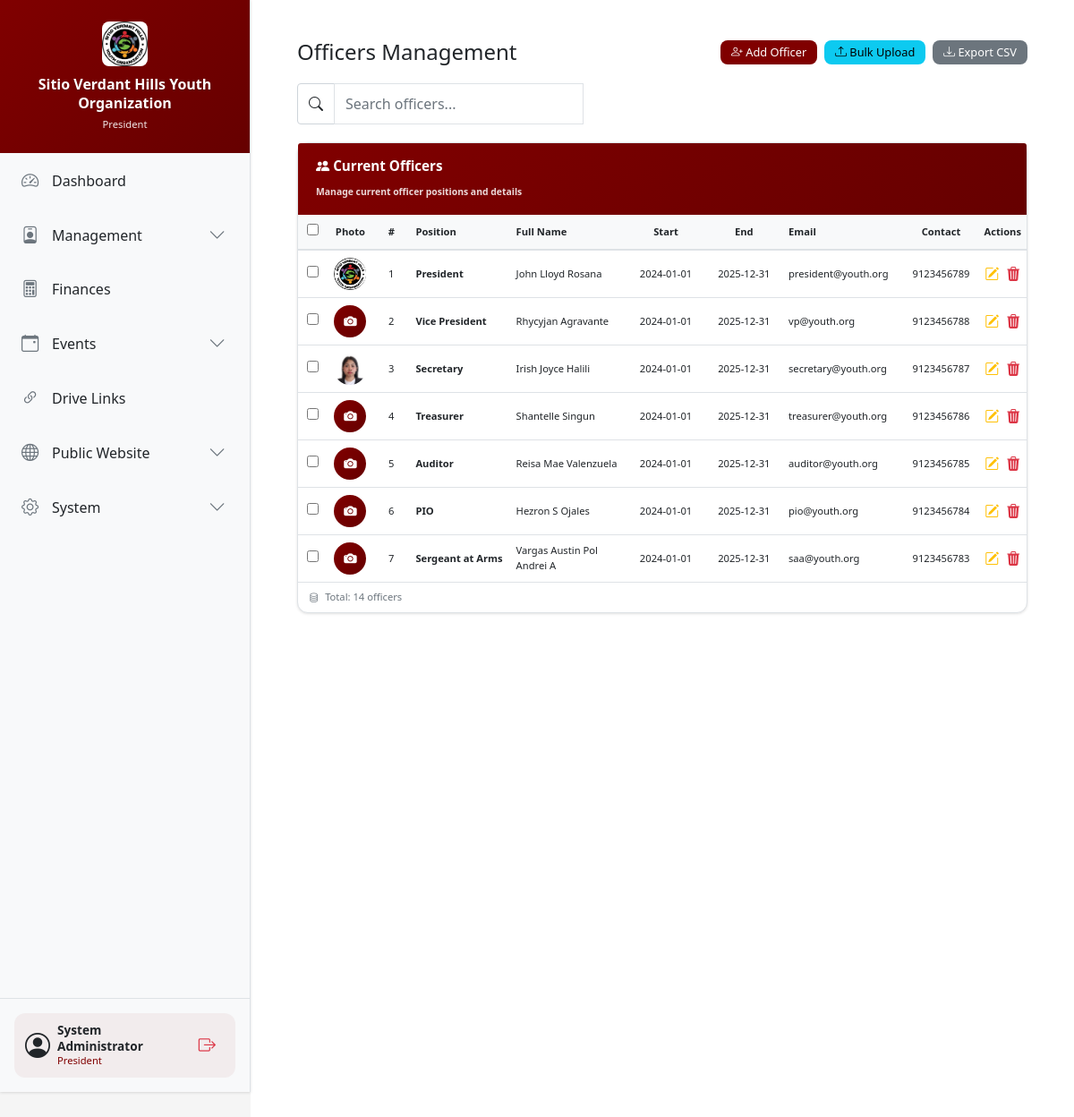
/admin/officers (signed in), run on an earlier commit of the app's database.
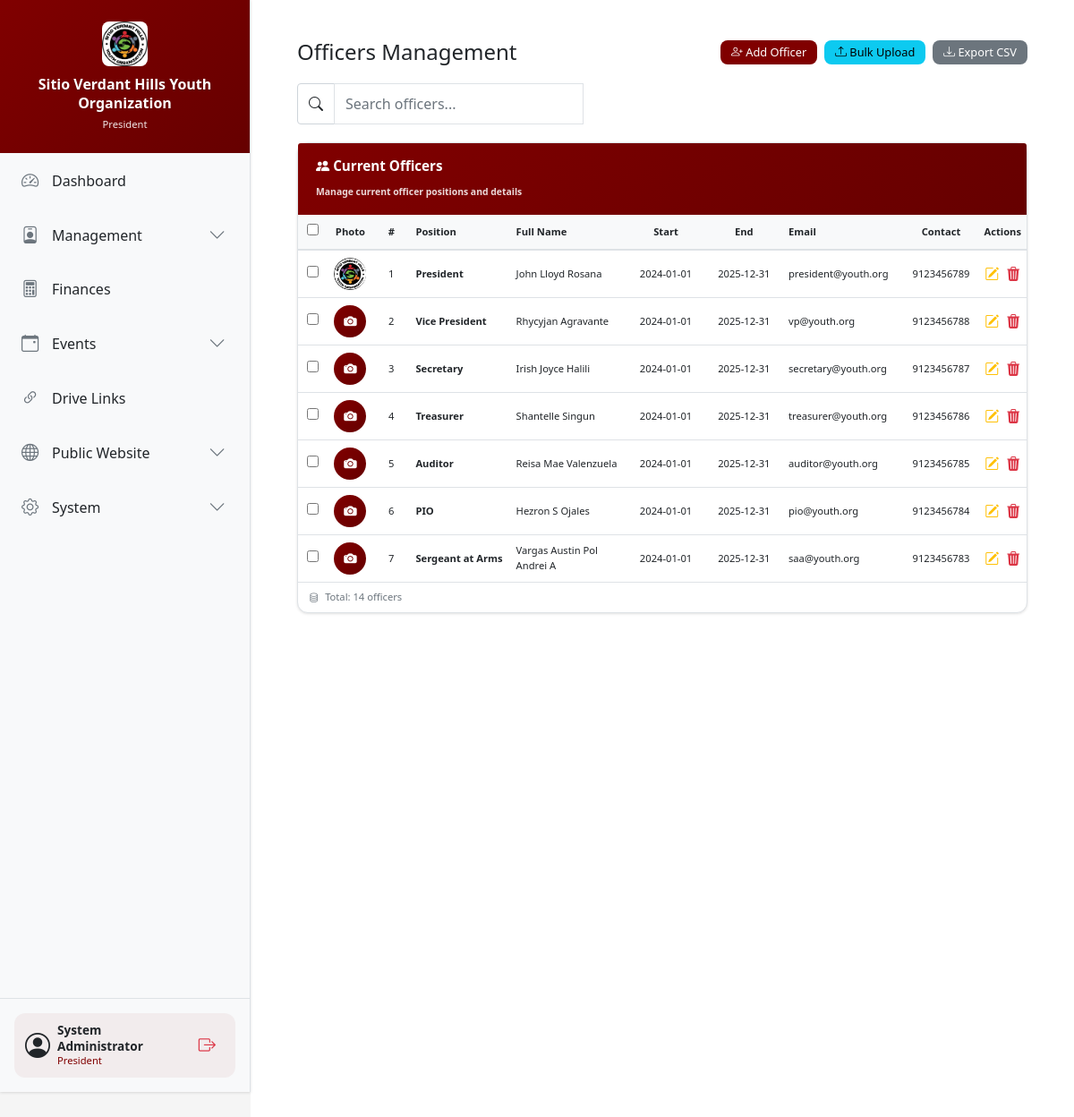
And on a later commit of the database.
### app.py (models this page shows, shortened)
class SystemSetting(db.Model):
    id = db.Column(db.Integer, primary_key=True)
    setting_key = db.Column(db.String(100), unique=True)
    setting_value = db.Column(db.Text)
    updated_at = db.Column(db.DateTime, default=datetime.utcnow)

class User(UserMixin, db.Model):
    id = db.Column(db.Integer, primary_key=True)
    username = db.Column(db.String(80), unique=True, nullable=False)
    password_hash = db.Column(db.String(200), nullable=False)
    role = db.Column(db.String(50), nullable=False)
    full_name = db.Column(db.String(100))
    email = db.Column(db.String(120))
    created_at = db.Column(db.DateTime, default=datetime.utcnow)

class Officer(db.Model):
    id = db.Column(db.Integer, primary_key=True)
    position = db.Column(db.String(100), nullable=False)
    full_name = db.Column(db.String(100), nullable=False)
    term_start = db.Column(db.Date)
    term_end = db.Column(db.Date)
    order_rank = db.Column(db.Integer)
    email = db.Column(db.String(120))
    contact = db.Column(db.String(20))
    is_current = db.Column(db.Boolean, default=True)
    photo = db.Column(db.String(200), nullable=True)

### app.py (the view)
@app.route('/admin/officers')
@login_required
@role_required('President', 'Secretary')
def admin_officers():
    return render_template('officers.html',
        current_officers=Officer.query.filter_by(is_current=True).order_by(Officer.order_rank).all(),
        previous_officers=Officer.query.filter_by(is_current=False).order_by(Officer.term_end.desc()).all()
    )

### templates/officers.html (shortened to what this page needs)
{% extends "base.html" %}
{% block content %}
<div class="officers-container">
    <div class="header-section">
        <h1 class="header-title">Officers Management</h1>
        <div class="button-group">
            <button class="btn btn-success btn-sm" data-bs-toggle="modal" data-bs-target="#addOfficerModal">
                <i class="bi bi-person-plus"></i> Add Officer
            </button>
            <button class="btn btn-info btn-sm" data-bs-toggle="modal" data-bs-target="#bulkUploadModal">
                <i class="bi bi-upload"></i> Bulk Upload
            </button>
            <button class="btn btn-secondary btn-sm" onclick="exportToCSV('officersTable', 'officers_export.csv')">
                <i class="bi bi-download"></i> Export CSV
            </button>
        </div>
    </div>
    <div class="search-section">
        <div class="search-bar">
            <div class="input-group">
                <span class="input-group-text bg-white"><i class="bi bi-search"></i></span>
                <input type="text" id="searchInput" class="form-control" placeholder="Search officers..." onkeyup="searchOfficers()">
            </div>
        </div>
    </div>
    <div class="card mb-4">
        <div class="card-header bg-success text-white">
            <h5 class="mb-0"><i class="bi bi-people-fill"></i> Current Officers</h5>
            <small class="text-white-50">Manage current officer positions and details</small>
        </div>
        <div class="card-body p-0">
            <div class="table-fixed-wrapper">
                <table class="table table-hover mb-0" id="officersTable">
                    <thead>
                        <tr>
                            <th style="width: 35px; text-align: center;"><input type="checkbox" id="selectAll" onclick="toggleSelectAll()"></th>
                            <th style="width: 50px; text-align: center;">Photo</th>
                            <th style="width: 45px; text-align: center;">#</th>
                            <th style="width: 120px;">Position</th>
                            <th style="width: 140px;">Full Name</th>
                            <th style="width: 95px; text-align: center;">Start</th>
                            <th style="width: 95px; text-align: center;">End</th>
                            <th style="width: 150px;">Email</th>
                            <th style="width: 85px; text-align: center;">Contact</th>
                            <th style="width: 90px; text-align: center;">Actions</th>
                        </tr>
                    </thead>
                    <tbody id="officersTableBody">
                        {% for officer in current_officers %}
                        <tr class="officer-row" data-officer-id="{{ officer.id }}" data-search-data="{{ officer.position|lower }} {{ officer.full_name|lower }} {{ (officer.email or '')|lower }} {{ (officer.contact or '')|lower }}">
                            <td style="text-align: center;"><input type="checkbox" class="officer-checkbox" value="{{ officer.id }}" onchange="updateBulkDeleteButton()"></td>
                            <td style="text-align: center;">
                                {% if officer.photo %}
                                <img src="{{ url_for('static', filename='uploads/officers/' + officer.photo) }}" alt="{{ officer.full_name }}" class="officer-photo" style="display: inline-block; cursor: pointer; width: 36px; height: 36px; object-fit: cover; border-radius: 50%;" onclick="openEditModal({{ officer.id }})">
                                {% else %}
                                <div class="default-avatar" style="display: inline-flex; cursor: pointer;" onclick="openEditModal({{ officer.id }})">
                                    <i class="bi bi-camera-fill"></i>
                                </div>
                                {% endif %}
                            </td>
                            <td style="text-align: center;">{{ officer.order_rank }}</td>
                            <td><strong>{{ officer.position }}</strong></td>
                            <td>{{ officer.full_name }}</td>
                            <td style="text-align: center;">{{ officer.term_start.strftime('%Y-%m-%d') if officer.term_start else 'N/A' }}</td>
                            <td style="text-align: center;">{{ officer.term_end.strftime('%Y-%m-%d') if officer.term_end else 'N/A' }}</td>
                            <td class="email-cell">{{ officer.email or 'N/A' }}</td>
                            <td style="text-align: center;">{{ officer.contact or 'N/A' }}</td>
                            <td style="text-align: center;">
                                <div class="action-icons">
                                    <i class="bi bi-pencil-square text-warning" onclick="openEditModal({{ officer.id }})" title="Edit Officer" style="cursor: pointer;"></i>
                                    <i class="bi bi-trash3-fill text-danger" onclick="showDeleteOfficerModal({{ officer.id }}, '{{ officer.full_name|escape }}')" title="Delete Officer" style="cursor: pointer;"></i>
                                </div>
                            </td>
                        </tr>
                        {% endfor %}
                    </tbody>
                </table>
            </div>
        </div>
        <div class="card-footer bg-transparent">
            <div class="total-records-info">
                <i class="bi bi-database me-1"></i>
                Total: <span id="totalRecords">{{ current_officers|length }}</span> officers
            </div>
        </div>
    </div>
</div>
<div class="toast-container position-fixed bottom-0 end-0 p-3" style="z-index: 1100;">
</div>
{% endblock %}

### templates/base.html (shortened to what this page needs)
<!DOCTYPE html>
<html lang="en" data-theme="{{ theme }}">
<head>
    <link href="https://cdn.jsdelivr.net/npm/bootstrap@5.1.3/dist/css/bootstrap.min.css" rel="stylesheet">
    <link href="https://cdn.jsdelivr.net/npm/bootstrap-icons@1.8.1/font/bootstrap-icons.css" rel="stylesheet">
    <link href="{{ url_for('static', filename='css/style.css') }}" rel="stylesheet">
    <link href="{{ url_for('static', filename='css/theme.css') }}" rel="stylesheet">
</head>
<body>
    <div class="wrapper">
        <nav class="sidebar" id="sidebar">
            <div class="sidebar-header">
                {% if logo_url %}
                <img src="{{ logo_url }}" alt="Logo" class="sidebar-logo">
                {% endif %}
                <h4 class="org-name">{{ org_name }}</h4>
                <small>{{ current_user.role }}</small>
            </div>
            <div class="sidebar-nav-wrapper">
                <ul class="nav flex-column">
                    <li class="nav-item">
                        <a class="nav-link {% if request.endpoint == 'dashboard' %}active{% endif %}" href="{{ url_for('dashboard') }}">
                            <i class="bi bi-speedometer2"></i>
                            <span>Dashboard</span>
                        </a>
                    </li>
                    <li class="nav-item">
                        <div class="nav-link menu-toggle" data-menu="managementMenu">
                            <span>
                                <i class="bi bi-person-badge"></i>
                                <span>Management</span>
                            </span>
                            <i class="bi bi-chevron-down menu-icon"></i>
                        </div>
                    </li>
                    <li class="nav-item">
                        <a class="nav-link {% if request.endpoint == 'finances' %}active{% endif %}" href="{{ url_for('finances') }}">
                            <i class="bi bi-calculator"></i>
                            <span>Finances</span>
                        </a>
                    </li>
                    <li class="nav-item">
                        <div class="nav-link menu-toggle" data-menu="eventsMenu">
                            <span>
                                <i class="bi bi-calendar-event"></i>
                                <span>Events</span>
                            </span>
                            <i class="bi bi-chevron-down menu-icon"></i>
                        </div>
                    </li>
                    <li class="nav-item">
                        <a class="nav-link {% if request.endpoint == 'links' %}active{% endif %}" href="{{ url_for('links') }}">
                            <i class="bi bi-link-45deg"></i>
                            <span>Drive Links</span>
                        </a>
                    </li>
                    <li class="nav-item">
                        <div class="nav-link menu-toggle" data-menu="publicMenu">
                            <span>
                                <i class="bi bi-globe"></i>
                                <span>Public Website</span>
                            </span>
                            <i class="bi bi-chevron-down menu-icon"></i>
                        </div>
                    </li>
                    <li class="nav-item">
                        <div class="nav-link menu-toggle" data-menu="systemMenu">
                            <span>
                                <i class="bi bi-gear"></i>
                                <span>System</span>
                            </span>
                            <i class="bi bi-chevron-down menu-icon"></i>
                        </div>
                    </li>
                </ul>
            </div>
            <div class="sidebar-footer">
                <div class="user-info">
                    <div class="d-flex align-items-center gap-2">
                        <i class="bi bi-person-circle fs-3"></i>
                        <div class="flex-grow-1">
                            <div class="user-name">{{ current_user.full_name or current_user.username }}</div>
                            <div class="user-role">{{ current_user.role }}</div>
                        </div>
                        <span class="logout-icon" data-bs-toggle="modal" data-bs-target="#logoutConfirmModal" title="Logout">
                            <i class="bi bi-box-arrow-right"></i>
                        </span>
                    </div>
                </div>
            </div>
        </nav>
        <main class="content">
            {% block content %}{% endblock %}
        </main>
    </div>
    <div class="toast-container position-fixed bottom-0 end-0 p-3" style="z-index: 1100;">
    </div>
</body>
</html>

What changed in the data, as far as the page shows it:
changed Officer "Secretary": photo "officer_3_1783086529.jpg" → empty (drawn); photo: picture removed
